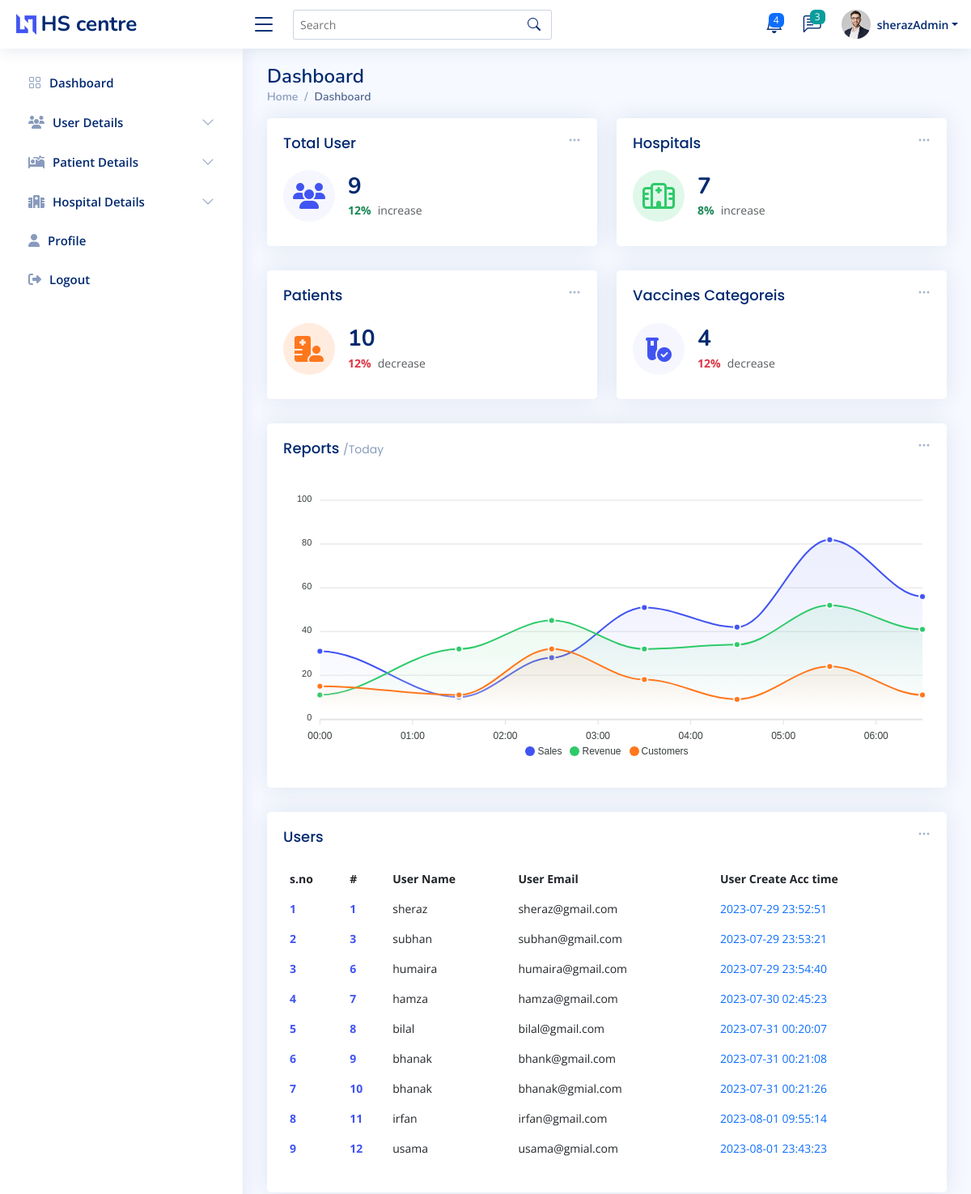
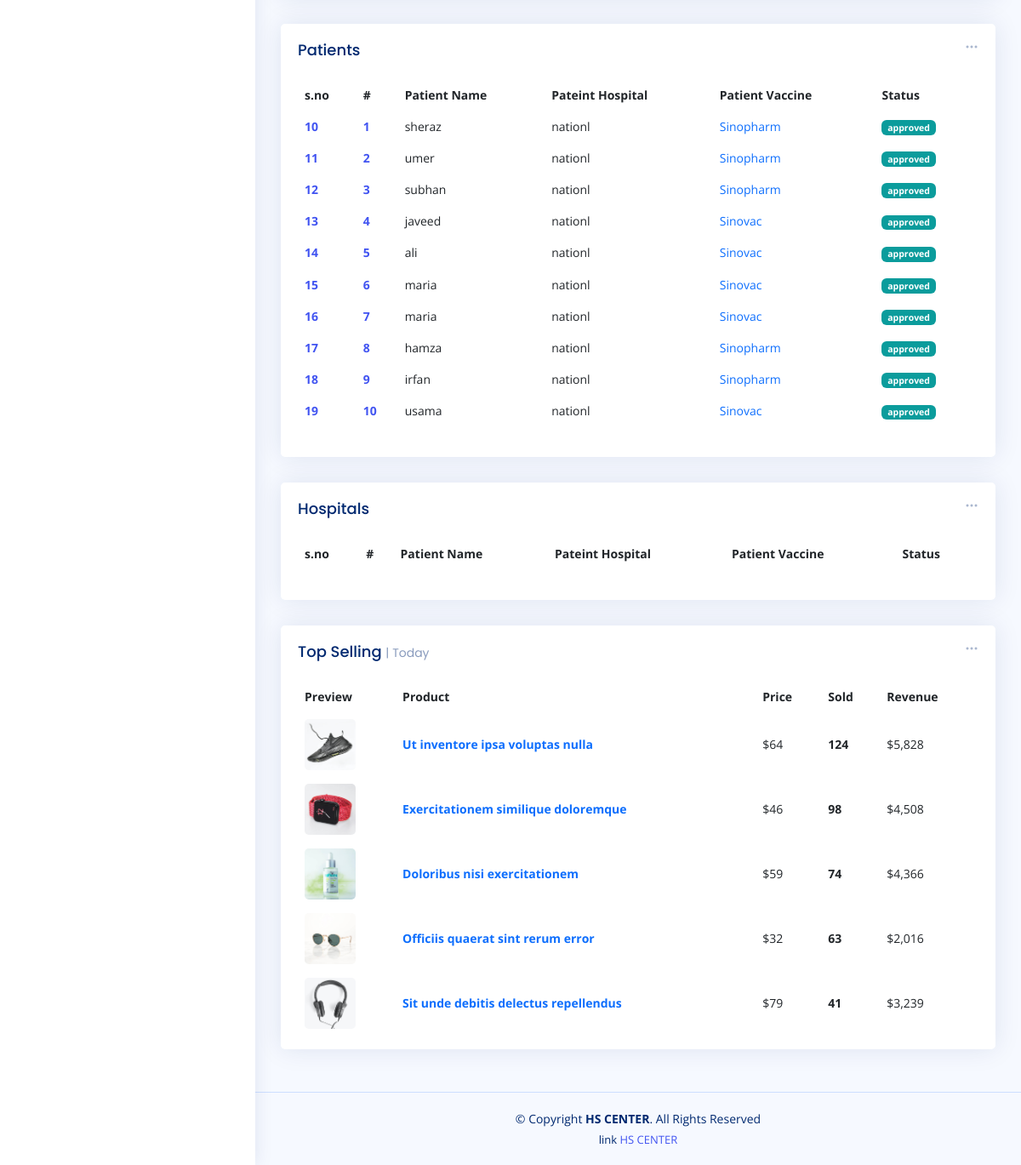
Screenshot of /admin-index.php (signed in) with the database file from the repository (2 pictures, top to bottom).
### tables this page shows
CREATE TABLE `user` (
  `id` int(11) NOT NULL,
  `name` varchar(255) NOT NULL,
  `email` varchar(255) NOT NULL,
  `cnic` varchar(255) NOT NULL,
  `password` varchar(255) NOT NULL,
  `time` datetime NOT NULL DEFAULT current_timestamp()
);

CREATE TABLE `reg_patient` (
  `patient_id` int(11) NOT NULL,
  `patient_name` varchar(200) NOT NULL,
  `patient_email` varchar(200) NOT NULL,
  `patient_phone` varchar(255) NOT NULL,
  `patient_cnic` varchar(255) NOT NULL,
  `patient_age` varchar(22) NOT NULL,
  `patient_select_hos` varchar(222) NOT NULL,
  `patient_gender` varchar(222) NOT NULL,
  `patient_vacc` varchar(222) NOT NULL,
  `patient_app_day` varchar(222) NOT NULL,
  `patient_status` varchar(222) NOT NULL
);

### admin-index.php (the view, shortened to what this page needs)
<?php
require 'conn.php';
$fetch_userQ = "SELECT * FROM `user`";
$fetch_user = mysqli_query($conn,$fetch_userQ);
$totalUser = mysqli_num_rows($fetch_user);
$fetch_HospitalQ = "SELECT * FROM `reg_hospital`";
$fetch_Hospital = mysqli_query($conn,$fetch_HospitalQ);
$totalHospital = mysqli_num_rows($fetch_Hospital);
$fetch_PatientQ = "SELECT * FROM `reg_patient`";
$fetch_Patient = mysqli_query($conn,$fetch_PatientQ);
$totalPatient = mysqli_num_rows($fetch_Patient);
$fetch_vaccineQ = "SELECT * FROM `vaccine`";
$fetch_vaccine = mysqli_query($conn,$fetch_vaccineQ);
$totalvaccine = mysqli_num_rows($fetch_vaccine);
?>
<!DOCTYPE html>
<html lang="en">
<head>
  <?php require './component/_admin_link.php'?>
</head>
<body>
<?php require './component/_admin_nav.php';?>
  <main id="main" class="main " >
    <div class="pagetitle ">
      <h1>Dashboard</h1>
      <nav>
        <ol class="breadcrumb">
          <li class="breadcrumb-item"><a href="admin-index.php">Home</a></li>
          <li class="breadcrumb-item active">Dashboard</li>
        </ol>
      </nav>
    </div>
    <section class="section dashboard ">
      <div class="row ">
        <div class="col-lg-12">
          <div class="row ">
            <div class="col-xxl-4 col-md-6  w-50">
              <div class="card info-card sales-card">
                <div class="filter">
                  <a class="icon" href="#" data-bs-toggle="dropdown"><i class="bi bi-three-dots"></i></a>
                </div>
                <div class="card-body">
                  <h5 class="card-title">Total User</h5>
                  <div class="d-flex align-items-center">
                    <div class="card-icon rounded-circle d-flex align-items-center justify-content-center">
                    <i class="fa-solid fa-users"></i>
                    </div>
                    <div class="ps-3">
                      <h6><?=$totalUser?></h6>
                      <span class="text-success small pt-1 fw-bold">12%</span> <span class="text-muted small pt-2 ps-1">increase</span>
                    </div>
                  </div>
                </div>
              </div>
            </div>
            <div class="col-xxl-4 col-md-6  w-50">
              <div class="card info-card revenue-card">
                <div class="filter">
                  <a class="icon" href="#" data-bs-toggle="dropdown"><i class="bi bi-three-dots"></i></a>
                </div>
                <div class="card-body">
                  <h5 class="card-title">Hospitals<span></span></h5>
                  <div class="d-flex align-items-center">
                    <div class="card-icon rounded-circle d-flex align-items-center justify-content-center">
                    <i class="fa-regular fa-hospital"></i>
                    </div>
                    <div class="ps-3">
                      <h6><?=$totalHospital?></h6>
                      <span class="text-success small pt-1 fw-bold">8%</span> <span class="text-muted small pt-2 ps-1">increase</span>
                    </div>
                  </div>
                </div>
              </div>
            </div>
<div class="col-xxl-4 col-xl-12 w-50">
<div class="card info-card customers-card">
  <div class="filter">
    <a class="icon" href="#" data-bs-toggle="dropdown"><i class="bi bi-three-dots"></i></a>
  </div>
  <div class="card-body">
    <h5 class="card-title">Patients </h5>
    <div class="d-flex align-items-center">
      <div class="card-icon rounded-circle d-flex align-items-center justify-content-center">
      <i class="fa-solid fa-hospital-user"></i>
      </div>
      <div class="ps-3">
        <h6><?=$totalPatient?></h6>
        <span class="text-danger small pt-1 fw-bold">12%</span> <span class="text-muted small pt-2 ps-1">decrease</span>
      </div>
    </div>
  </div>
</div>
</div>
<div class="col-xxl-4 col-xl-12 w-50">
<div class="card info-card sales-card">
  <div class="filter">
    <a class="icon" href="#" data-bs-toggle="dropdown"><i class="bi bi-three-dots"></i></a>
  </div>
  <div class="card-body">
    <h5 class="card-title">Vaccines Categoreis </h5>
    <div class="d-flex align-items-center">
      <div class="card-icon rounded-circle d-flex align-items-center justify-content-center">
      <i class="fa-solid fa-vial-circle-check"></i>
      </div>
      <div class="ps-3">
        <h6><?=$totalvaccine?></h6>
        <span class="text-danger small pt-1 fw-bold">12%</span> <span class="text-muted small pt-2 ps-1">decrease</span>
      </div>
    </div>
  </div>
</div>
</div>
            <div class="col-12 ">
              <div class="card">
                <div class="filter">
                  <a class="icon" href="#" data-bs-toggle="dropdown"><i class="bi bi-three-dots"></i></a>
                </div>
                <div class="card-body">
                  <h5 class="card-title">Reports <span>/Today</span></h5>
                  <div id="reportsChart"></div>
                </div>
              </div>
            </div>
            <div class="col-12" >
              <div class="card recent-sales overflow-auto">
                <div class="filter">
                  <a class="icon" href="#" data-bs-toggle="dropdown"><i class="bi bi-three-dots"></i></a>
                </div>
                <div class="card-body">
                  <h5 class="card-title">Users</h5>
                  <table class="table table-borderless datatable" id="dowload_pdf">
                    <thead>
                      <tr>
                        <th scope="col">s.no</th>
                        <th scope="col">#</th>
                        <th scope="col">User Name</th>
                        <th scope="col">User Email</th>
                        <th scope="col">User Create Acc time</th>
                      </tr>
                    </thead>
                    <tbody>
                    <?php
                    if($totalUser > 0){
                      while($User_data = mysqli_fetch_assoc($fetch_user)){
                        $i+=1;
                          echo '<tr>
                          <th scope="row"><a href="#">'.$i.'</a></th>
                          <th scope="row"><a href="#">'.$User_data['id'].'</a></th>
                          <td>'.$User_data['name'].'</td>
                          <td>'.$User_data['email'].'</td>
                          <td><a href="#" class="text-primary">'.$User_data['time'].'</a></td>
                        </tr>';
                        }
                    }
                    ?>
                    </tbody>
                  </table>
                </div>
              </div>
            </div>
            <div class="col-12" >
              <div class="card recent-sales overflow-auto">
                <div class="filter">
                  <a class="icon" href="#" data-bs-toggle="dropdown"><i class="bi bi-three-dots"></i></a>
                </div>
                <div class="card-body">
                  <h5 class="card-title">Patients </h5>
                  <table class="table table-borderless datatable" id="dowload_pdf">
                    <thead>
                      <tr>
                        <th scope="col">s.no</th>
                        <th scope="col">#</th>
                        <th scope="col">Patient Name</th>
                        <th scope="col">Pateint Hospital</th>
                        <th scope="col">Patient Vaccine</th>
                        <th scope="col">Status</th>
                      </tr>
                    </thead>
                    <tbody>
                    <?php
                    if($totalPatient > 0){
                      while($patient_data = mysqli_fetch_assoc($fetch_Patient)){
                        $i+=1;
                        if($patient_data['patient_status'] == 'Approved' || $patient_data['patient_status'] == 'approved'){
                          echo '<tr>
                          <th scope="row"><a href="#">'.$i.'</a></th>
                          <th scope="row"><a href="#">'.$patient_data['patient_id'].'</a></th>
                          <td>'.$patient_data['patient_name'].'</td>
                          <td>'.$patient_data['patient_select_hos'].'</td>
                          <td><a href="#" class="text-primary">'.$patient_data['patient_vacc'].'</a></td>
                          <td><span class="badge bg-success">'.$patient_data['patient_status'].'</span></td>
                        </tr>';
                        }
                        }
                    }
                    ?>
                    </tbody>
                  </table>
                </div>
              </div>
            </div>
            <div class="col-12" >
              <div class="card recent-sales overflow-auto">
                <div class="filter">
                  <a class="icon" href="#" data-bs-toggle="dropdown"><i class="bi bi-three-dots"></i></a>
                </div>
                <div class="card-body">
                  <h5 class="card-title">Hospitals</h5>
                  <table class="table table-borderless datatable" id="dowload_pdf">
                    <thead>
                      <tr>
                        <th scope="col">s.no</th>
                        <th scope="col">#</th>
                        <th scope="col">Patient Name</th>
                        <th scope="col">Pateint Hospital</th>
                        <th scope="col">Patient Vaccine</th>
                        <th scope="col">Status</th>
                      </tr>
                    </thead>
                  </table>
                </div>
              </div>
            </div>
            <div class="col-12 ">
              <div class="card top-selling overflow-auto">
                <div class="filter">
                  <a class="icon" href="#" data-bs-toggle="dropdown"><i class="bi bi-three-dots"></i></a>
                </div>
                <div class="card-body pb-0">
                  <h5 class="card-title">Top Selling <span>| Today</span></h5>
                  <table class="table table-borderless">
                    <thead>
                      <tr>
                        <th scope="col">Preview</th>
                        <th scope="col">Product</th>
                        <th scope="col">Price</th>
                        <th scope="col">Sold</th>
                        <th scope="col">Revenue</th>
                      </tr>
                    </thead>
                    <tbody>
                      <tr>
                        <th scope="row"><a href="#"><img src="assets/img/product-1.jpg" alt=""></a></th>
                        <td><a href="#" class="text-primary fw-bold">Ut inventore ipsa voluptas nulla</a></td>
                        <td>$64</td>
                        <td class="fw-bold">124</td>
                        <td>$5,828</td>
                      </tr>
                      <tr>
                        <th scope="row"><a href="#"><img src="assets/img/product-2.jpg" alt=""></a></th>
                        <td><a href="#" class="text-primary fw-bold">Exercitationem similique doloremque</a></td>
                        <td>$46</td>
                        <td class="fw-bold">98</td>
                        <td>$4,508</td>
                      </tr>
                      <tr>
                        <th scope="row"><a href="#"><img src="assets/img/product-3.jpg" alt=""></a></th>
                        <td><a href="#" class="text-primary fw-bold">Doloribus nisi exercitationem</a></td>
                        <td>$59</td>
                        <td class="fw-bold">74</td>
                        <td>$4,366</td>
                      </tr>
                      <tr>
                        <th scope="row"><a href="#"><img src="assets/img/product-4.jpg" alt=""></a></th>
                        <td><a href="#" class="text-primary fw-bold">Officiis quaerat sint rerum error</a></td>
                        <td>$32</td>
                        <td class="fw-bold">63</td>
                        <td>$2,016</td>
                      </tr>
                      <tr>
                        <th scope="row"><a href="#"><img src="assets/img/product-5.jpg" alt=""></a></th>
                        <td><a href="#" class="text-primary fw-bold">Sit unde debitis delectus repellendus</a></td>
                        <td>$79</td>
                        <td class="fw-bold">41</td>
                        <td>$3,239</td>
                      </tr>
                    </tbody>
                  </table>
                </div>
              </div>
            </div>
          </div>
        </div>
      </div>
    </section>
  </main>
  <?php require './component/_admin_footer.php'?>
</body>
</html>

### assets_admin/css/style.css (style rules this page uses)
:root { scroll-behavior: smooth; }
body { font-family: "Open Sans", sans-serif; background: #f6f9ff; color: #444444; }
a { color: #4154f1; text-decoration: none; }
h1, h2, h3, h4, h5, h6 { font-family: "Nunito", sans-serif; }
#main { margin-top: 60px; padding: 20px 30px; transition: all 0.3s; }
.pagetitle { margin-bottom: 10px; }
.pagetitle h1 { font-size: 24px; margin-bottom: 0; font-weight: 600; color: #012970; }
.card { margin-bottom: 30px; border: none; border-radius: 5px; box-shadow: 0px 0 30px rgba(1, 41, 112, 0.1); }
.card-title { padding: 20px 0 15px 0; font-size: 18px; font-weight: 500; color: #012970; font-family: "Poppins", sans-serif; }
.card-title span { color: #899bbd; font-size: 14px; font-weight: 400; }
.card-body { padding: 0 20px 20px 20px; }
.breadcrumb { font-size: 14px; font-family: "Nunito", sans-serif; color: #899bbd; font-weight: 600; }
.breadcrumb a { color: #899bbd; transition: 0.3s; }
.breadcrumb .breadcrumb-item::before { color: #899bbd; }
.breadcrumb .active { color: #51678f; font-weight: 600; }
@media (min-width: 1200px) { #main, #footer { margin-left: 300px; } }
.dashboard .filter { position: absolute; right: 0px; top: 15px; }
.dashboard .filter .icon { color: #aab7cf; padding-right: 20px; padding-bottom: 5px; transition: 0.3s; font-size: 16px; }
.dashboard .info-card { padding-bottom: 10px; }
.dashboard .info-card h6 { font-size: 28px; color: #012970; font-weight: 700; margin: 0; padding: 0; }
.dashboard .card-icon { font-size: 32px; line-height: 0; width: 64px; height: 64px; flex-shrink: 0; flex-grow: 0; }
.dashboard .sales-card .card-icon { color: #4154f1; background: #f6f6fe; }
.dashboard .revenue-card .card-icon { color: #2eca6a; background: #e0f8e9; }
.dashboard .customers-card .card-icon { color: #ff771d; background: #ffecdf; }
.dashboard .recent-sales { font-size: 14px; }
.dashboard .recent-sales .table thead { background: #f6f6fe; }
.dashboard .recent-sales .table thead th { border: 0; }
.dashboard .top-selling { font-size: 14px; }
.dashboard .top-selling .table thead { background: #f6f6fe; }
.dashboard .top-selling .table thead th { border: 0; }
.dashboard .top-selling .table tbody td { vertical-align: middle; }
.dashboard .top-selling img { border-radius: 5px; max-width: 60px; }

### component/_admin_nav.php (style rules this page uses)
.bg-success { background-color: rgb(11, 156, 156) !important; }

### rows the page displays
user: id "1", name "sheraz", email "sheraz@gmail.com", time "2023-07-29 23:52:51"
user: id "3", name "subhan", email "subhan@gmail.com", time "2023-07-29 23:53:21"
user: id "6", name "humaira", email "humaira@gmail.com", time "2023-07-29 23:54:40"
user: id "7", name "hamza", email "hamza@gmail.com", time "2023-07-30 02:45:23"
user: id "8", name "bilal", email "bilal@gmail.com", time "2023-07-31 00:20:07"
user: id "9", name "bhanak", email "bhank@gmail.com", time "2023-07-31 00:21:08"
user: id "10", name "bhanak", email "bhanak@gmial.com", time "2023-07-31 00:21:26"
user: id "11", name "irfan", email "irfan@gmail.com", time "2023-08-01 09:55:14"
user: id "12", name "usama", email "usama@gmial.com", time "2023-08-01 23:43:23"
reg_patient: patient_id "1", patient_name "sheraz", patient_select_hos "nationl", patient_vacc "Sinopharm", patient_status "approved"
reg_patient: patient_id "2", patient_name "umer", patient_select_hos "nationl", patient_vacc "Sinopharm", patient_status "approved"
reg_patient: patient_id "3", patient_name "subhan", patient_select_hos "nationl", patient_vacc "Sinopharm", patient_status "approved"
reg_patient: patient_id "4", patient_name "javeed", patient_select_hos "nationl", patient_vacc "Sinovac", patient_status "approved"
reg_patient: patient_id "5", patient_name "ali", patient_select_hos "nationl", patient_vacc "Sinovac", patient_status "approved"
reg_patient: patient_id "6", patient_name "maria", patient_select_hos "nationl", patient_vacc "Sinovac", patient_status "approved"
reg_patient: patient_id "7", patient_name "maria", patient_select_hos "nationl", patient_vacc "Sinovac", patient_status "approved"
reg_patient: patient_id "8", patient_name "hamza", patient_select_hos "nationl", patient_vacc "Sinopharm", patient_status "approved"
reg_patient: patient_id "9", patient_name "irfan", patient_select_hos "nationl", patient_vacc "Sinopharm", patient_status "approved"
reg_patient: patient_id "10", patient_name "usama", patient_select_hos "nationl", patient_vacc "Sinovac", patient_status "approved"

### other values shown
$_SESSION['admin_name'] "sherazAdmin"
$totalUser "9"
$totalHospital "7"
$totalPatient "10"
$totalvaccine "4"
